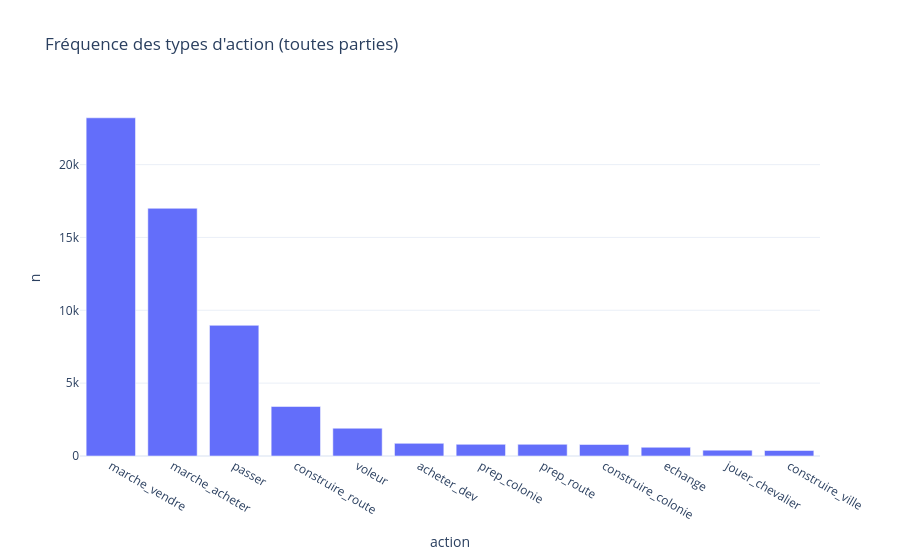
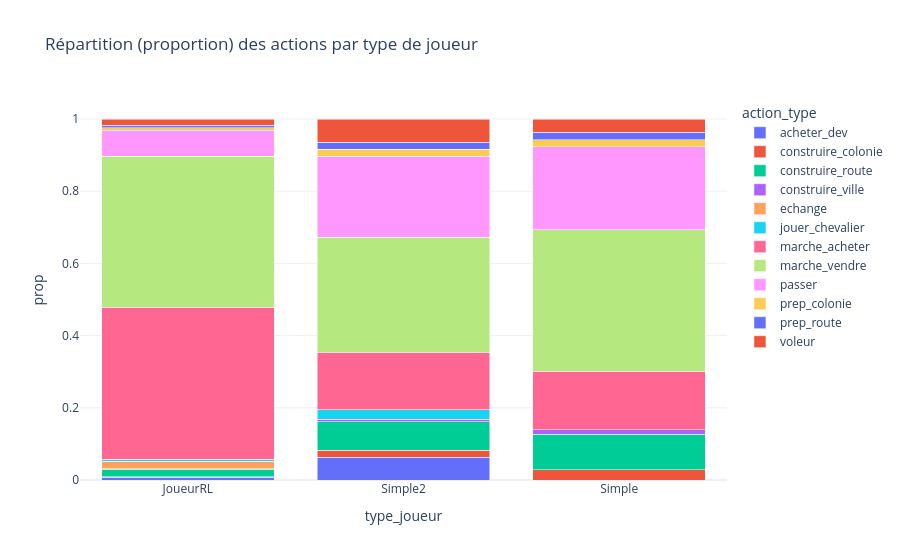

The notebook cell saved with these charts, in order:
### Markdown cell above
## 5. Comportement des joueurs (actions)

Quelles actions sont jouées, et comment le *mix* d'actions diffère selon le type de
joueur.

### Code cell
af = df_steps["action_type"].value_counts().reset_index()
af.columns = ["action", "n"]
px.bar(af, x="action", y="n", title="Fréquence des types d'action (toutes parties)").show()

mix = df_steps.groupby(["type_joueur", "action_type"]).size().reset_index(name="n")
mix["prop"] = mix.groupby("type_joueur")["n"].transform(lambda s: s/s.sum())
px.bar(mix, x="type_joueur", y="prop", color="action_type", barmode="stack",
       title="Répartition (proportion) des actions par type de joueur").show()

### Figure 1 — Plotly figure (JSON) as saved in the notebook; plotly's stock layout.template omitted (floating-point values rounded to 4 significant figures)
{"data": [{"alignmentgroup": "True", "hovertemplate": "action=%{x}<br>n=%{y}<extra></extra>", "legendgroup": "", "marker": {"color": "#636efa", "pattern": {"shape": ""}}, "name": "", "offsetgroup": "", "orientation": "v", "showlegend": false, "textposition": "auto", "type": "bar", "x": ["marche_vendre", "marche_acheter", "passer", "construire_route", "voleur", "acheter_dev", "prep_colonie", "prep_route", "construire_colonie", "echange", "jouer_chevalier", "construire_ville"], "xaxis": "x", "y": [23213, 17002, 8969, 3398, 1907, 867, 800, 800, 790, 599, 403, 377], "yaxis": "y"}], "layout": {"barmode": "relative", "legend": {"tracegroupgap": 0}, "title": {"text": "Fréquence des types d'action (toutes parties)"}, "xaxis": {"anchor": "y", "domain": [0, 1], "title": {"text": "action"}}, "yaxis": {"anchor": "x", "domain": [0, 1], "title": {"text": "n"}}}}

### Figure 2 — Plotly figure (JSON) as saved in the notebook; plotly's stock layout.template omitted (floating-point values rounded to 4 significant figures)
{"data": [{"alignmentgroup": "True", "hovertemplate": "action_type=acheter_dev<br>type_joueur=%{x}<br>prop=%{y}<extra></extra>", "legendgroup": "acheter_dev", "marker": {"color": "#636efa", "pattern": {"shape": ""}}, "name": "acheter_dev", "offsetgroup": "acheter_dev", "orientation": "v", "showlegend": true, "textposition": "auto", "type": "bar", "x": ["JoueurRL", "Simple2"], "xaxis": "x", "y": [0.007484, 0.06352], "yaxis": "y"}, {"alignmentgroup": "True", "hovertemplate": "action_type=construire_colonie<br>type_joueur=%{x}<br>prop=%{y}<extra></extra>", "legendgroup": "construire_colonie", "marker": {"color": "#EF553B", "pattern": {"shape": ""}}, "name": "construire_colonie", "offsetgroup": "construire_colonie", "orientation": "v", "showlegend": true, "textposition": "auto", "type": "bar", "x": ["JoueurRL", "Simple", "Simple2"], "xaxis": "x", "y": [0.001143, 0.02788, 0.01942], "yaxis": "y"}, {"alignmentgroup": "True", "hovertemplate": "action_type=construire_route<br>type_joueur=%{x}<br>prop=%{y}<extra></extra>", "legendgroup": "construire_route", "marker": {"color": "#00cc96", "pattern": {"shape": ""}}, "name": "construire_route", "offsetgroup": "construire_route", "orientation": "v", "showlegend": true, "textposition": "auto", "type": "bar", "x": ["JoueurRL", "Simple", "Simple2"], "xaxis": "x", "y": [0.02145, 0.09838, 0.07903], "yaxis": "y"}, {"alignmentgroup": "True", "hovertemplate": "action_type=construire_ville<br>type_joueur=%{x}<br>prop=%{y}<extra></extra>", "legendgroup": "construire_ville", "marker": {"color": "#ab63fa", "pattern": {"shape": ""}}, "name": "construire_ville", "offsetgroup": "construire_ville", "orientation": "v", "showlegend": true, "textposition": "auto", "type": "bar", "x": ["JoueurRL", "Simple", "Simple2"], "xaxis": "x", "y": [0.00149, 0.01329, 0.006635], "yaxis": "y"}, {"alignmentgroup": "True", "hovertemplate": "action_type=echange<br>type_joueur=%{x}<br>prop=%{y}<extra></extra>", "legendgroup": "echange", "marker": {"color": "#FFA15A", "pattern": {"shape": ""}}, "name": "echange", "offsetgroup": "echange", "orientation": "v", "showlegend": true, "textposition": "auto", "type": "bar", "x": ["JoueurRL"], "xaxis": "x", "y": [0.02075], "yaxis": "y"}, {"alignmentgroup": "True", "hovertemplate": "action_type=jouer_chevalier<br>type_joueur=%{x}<br>prop=%{y}<extra></extra>", "legendgroup": "jouer_chevalier", "marker": {"color": "#19d3f3", "pattern": {"shape": ""}}, "name": "jouer_chevalier", "offsetgroup": "jouer_chevalier", "orientation": "v", "showlegend": true, "textposition": "auto", "type": "bar", "x": ["JoueurRL", "Simple2"], "xaxis": "x", "y": [0.004712, 0.02605], "yaxis": "y"}, {"alignmentgroup": "True", "hovertemplate": "action_type=marche_acheter<br>type_joueur=%{x}<br>prop=%{y}<extra></extra>", "legendgroup": "marche_acheter", "marker": {"color": "#FF6692", "pattern": {"shape": ""}}, "name": "marche_acheter", "offsetgroup": "marche_acheter", "orientation": "v", "showlegend": true, "textposition": "auto", "type": "bar", "x": ["JoueurRL", "Simple", "Simple2"], "xaxis": "x", "y": [0.4208, 0.1613, 0.1587], "yaxis": "y"}, {"alignmentgroup": "True", "hovertemplate": "action_type=marche_vendre<br>type_joueur=%{x}<br>prop=%{y}<extra></extra>", "legendgroup": "marche_vendre", "marker": {"color": "#B6E880", "pattern": {"shape": ""}}, "name": "marche_vendre", "offsetgroup": "marche_vendre", "orientation": "v", "showlegend": true, "textposition": "auto", "type": "bar", "x": ["JoueurRL", "Simple", "Simple2"], "xaxis": "x", "y": [0.4189, 0.3923, 0.3192], "yaxis": "y"}, {"alignmentgroup": "True", "hovertemplate": "action_type=passer<br>type_joueur=%{x}<br>prop=%{y}<extra></extra>", "legendgroup": "passer", "marker": {"color": "#FF97FF", "pattern": {"shape": ""}}, "name": "passer", "offsetgroup": "passer", "orientation": "v", "showlegend": true, "textposition": "auto", "type": "bar", "x": ["JoueurRL", "Simple", "Simple2"], "xaxis": "x", "y": [0.07179, 0.2297, 0.2243], "yaxis": "y"}, {"alignmentgroup": "True", "hovertemplate": "action_type=prep_colonie<br>type_joueur=%{x}<br>prop=%{y}<extra></extra>", "legendgroup": "prep_colonie", "marker": {"color": "#FECB52", "pattern": {"shape": ""}}, "name": "prep_colonie", "offsetgroup": "prep_colonie", "orientation": "v", "showlegend": true, "textposition": "auto", "type": "bar", "x": ["JoueurRL", "Simple", "Simple2"], "xaxis": "x", "y": [0.00693, 0.01999, 0.01951], "yaxis": "y"}, {"alignmentgroup": "True", "hovertemplate": "action_type=prep_route<br>type_joueur=%{x}<br>prop=%{y}<extra></extra>", "legendgroup": "prep_route", "marker": {"color": "#636efa", "pattern": {"shape": ""}}, "name": "prep_route", "offsetgroup": "prep_route", "orientation": "v", "showlegend": true, "textposition": "auto", "type": "bar", "x": ["JoueurRL", "Simple", "Simple2"], "xaxis": "x", "y": [0.00693, 0.01999, 0.01951], "yaxis": "y"}, {"alignmentgroup": "True", "hovertemplate": "action_type=voleur<br>type_joueur=%{x}<br>prop=%{y}<extra></extra>", "legendgroup": "voleur", "marker": {"color": "#EF553B", "pattern": {"shape": ""}}, "name": "voleur", "offsetgroup": "voleur", "orientation": "v", "showlegend": true, "textposition": "auto", "type": "bar", "x": ["JoueurRL", "Simple", "Simple2"], "xaxis": "x", "y": [0.01753, 0.03717, 0.0641], "yaxis": "y"}], "layout": {"barmode": "stack", "legend": {"title": {"text": "action_type"}, "tracegroupgap": 0}, "title": {"text": "Répartition (proportion) des actions par type de joueur"}, "xaxis": {"anchor": "y", "domain": [0, 1], "title": {"text": "type_joueur"}}, "yaxis": {"anchor": "x", "domain": [0, 1], "title": {"text": "prop"}}}}
